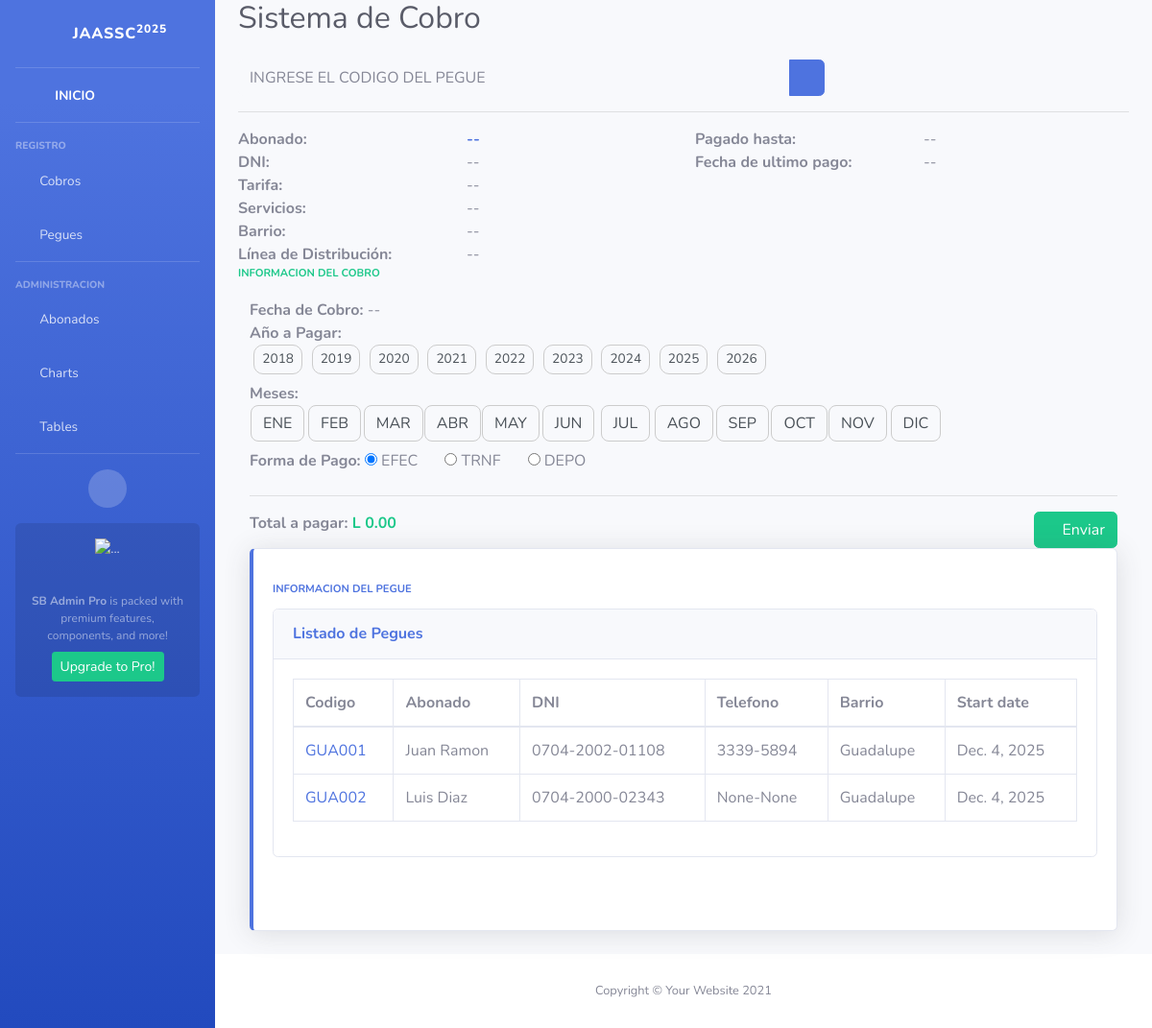
The app's page /cobros/cobro/, older data.
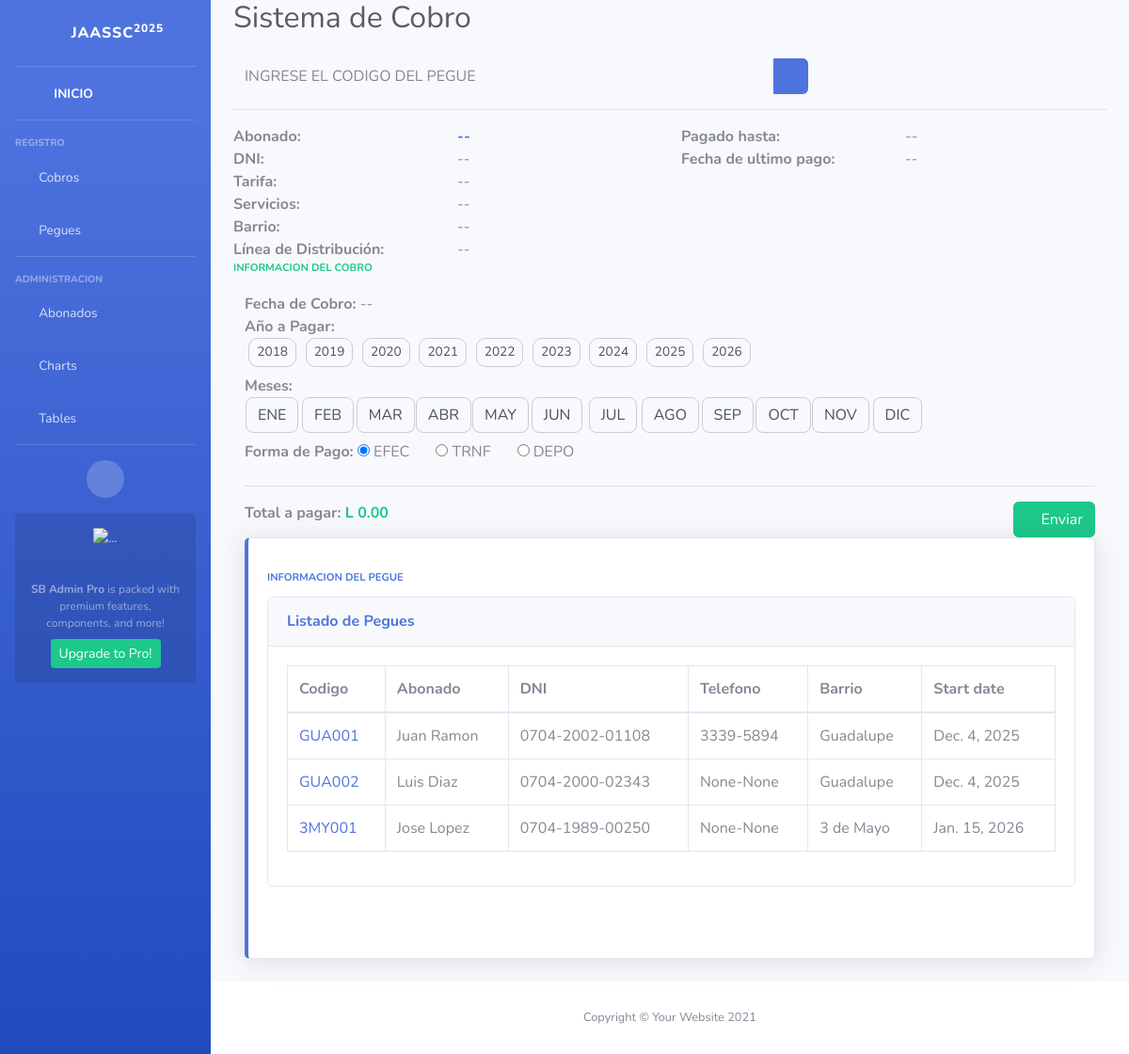
The same page, newer data.
### pegues/models.py (models this page shows, shortened)
class Pegue(models.Model):
    codigo_pegue = models.CharField(max_length=6, unique=True)
    abonado = models.ForeignKey(Abonado, on_delete=models.CASCADE, related_name="pegues")
    barrio = models.ForeignKey(Barrio, on_delete=models.PROTECT, related_name="abonados")
    linea_distribucion = models.ForeignKey(LineaDistribucion,on_delete=models.PROTECT, related_name="abonados", blank=True, null=True)
    estado = models.CharField(choices=[('HAB', 'Habilitada'), ('INH', 'Inhabilitada'), ('CRT', 'Cortada')], max_length=10, default='HAB')
    tipo = models.CharField(choices=[('VIV', 'Vivienda'), ('COR', 'Corral'), ('SOL', 'Solar'), ('COM', 'Comercio')], max_length=10, default='VIV')
    servicios = models.ManyToManyField(Servicio, related_name="abonados")
    fecha_instalacion = models.DateField(auto_now_add=True)

### abonados/models.py (models this page shows, shortened)
class Abonado(models.Model):
    nombre = models.CharField(max_length=100)
    dni = models.CharField(max_length=13, unique=True, blank=True, null=True, default="")
    telefono = models.CharField(max_length=8, blank=True, null=True)

### barrios/models.py (models this page shows, shortened)
class Barrio(models.Model):
    nombre = models.CharField(max_length=100, unique=True)
    descripcion = models.TextField(blank=True, null=True)
    class Meta:
        ordering = ["nombre"]

### cobros/views.py (the view)
# urls.py: path("cobro/", views.cobro, name="cobro"),
def cobro(request):
    pegues = Pegue.objects.all().select_related('abonado')
    anios = [2018, 2019, 2020, 2021, 2022, 2023, 2024, 2025, 2026]
    print(meses)
    return render(request, "cobros/cobro.html", {"anios": anios, "meses": meses, "pegues": pegues})

### cobros/templates/cobros/cobro.html (shortened to what this page needs)
{% extends "base.html" %}
{% load static %}
{% block content %}
    <div class="row">
        <div class="col-8">
            <div class="input-group">
                <input id="input-buscar-pegue" type="text"
                    class="text-uppercase form-control bg-light border-0 small"
                    placeholder="Ingrese el codigo del pegue" id="search-pegue" aria-label="Search"
                    aria-describedby="basic-addon2">
                <div class="input-group-append">
                    <button class="btn btn-primary" id="buscar-pegue" type="button">
                        <i class="fas fa-check fa-sm"></i>
                    </button>
                </div>
            </div>
        </div>
    </div>
    <hr>
    <div class="row">
        <div class="col">
            <strong>Abonado: </strong><br>
            <strong>DNI: </strong><br>
            <strong>Tarifa: </strong><br>
            <strong>Servicios: </strong><br>
            <strong>Barrio: </strong><br>
            <strong>Línea de Distribución: </strong><br>
        </div>
        <div class="col">
            <span class="font-weight-bold text-primary mb-1" id="abonado-info">--</span><br>
            <span class="mb-1" id="dni-info">--</span><br>
            <span class="mb-1" id="tarifa-info">--</span><br>
            <span class="mb-1" id="servicios-info">--</span><br>
            <span class="mb-3" id="barrio-info">--</span><br>
            <span class="mb-1"  id="linea-distribucion-info">--</span>
        </div>
        <div class="col">
            <strong>Pagado hasta: </strong><br>
            <strong>Fecha de ultimo pago: </strong><br>
        </div>
        <div class="col">
            <span class="mb-1" id="ultimo-pago-info">--</span><br>
            <span class="mb-1" id="fecha-ultimo-pago-info">--</span>
        </div>
    </div>
    <div class="row">
        <div class="col mr-2">
            <div class="text-xs font-weight-bold text-success text-uppercase mb-1">
                Informacion del Cobro
            </div>
        </div>
        <div class="col-auto">
            <i class="fas fa-dollar-sign fa-2x text-gray-300"></i>
        </div>
    </div>
    <div class="col">
        <form id="envioDatos" action="{% url "registrar_pago" %}" method="POST">
            <strong>Fecha de Cobro: </strong>
            <span class="mb-1" id="fecha-cobro-info" name="fecha-cobro-info">--</span><br>
            <strong>Año a Pagar: </strong>
            <div class="grid-container">
                {% for anio in anios %}
                <div class="grid-item">
                    <label for="{{anio}}" class="custom-radio-label">{{anio}}</label>
                </div>
                {% endfor %}
            </div>
            <strong>Meses: </strong>
            <div class="grid-container">
                {% for numero, abreviatura in meses %}
                <div class="grid-item">
                    <label for="{{numero}}" class="custom-checkbox-label">{{abreviatura}}</label>
                </div>
                {% endfor %}
            </div>
            <strong>Forma de Pago: </strong>
            <input type="radio" name="forma-cobro" id="EFEC" value="EFEC" checked required>
            <label class="mr-4" for="EFEC">EFEC</label>
            <input type="radio" name="forma-cobro" id="TRNF" value="TRNF" required>
            <label class="mr-4" for="TRNF">TRNF</label>
            <input type="radio" name="forma-cobro" id="DEPO" value="DEPO" required>
            <label for="DEPO">DEPO</label>
            <hr>
            <div class="row">
                <div class="col text-left mr-2">
                    <strong>Total a pagar: </strong>
                    <span class="font-weight-bold text-xl text-success mb-1" id="display-total-pagar">L 0.00</span>
                </div>
                <div class="col text-right">
                    <button class="btn btn-success" type="submit"><spam class="fa fa-check"></spam> Enviar </button>
                </div>
            </div>
        </form>
    </div>
    <div class="col-xl col-md-12 mb-4">
        <div class="card border-left-primary shadow h-100 py-2">
            <div class="card-body">
                <div class="row no-gutters align-items-center">
                    <div class="col mr-2">
                        <div class="text-xs font-weight-bold text-primary text-uppercase mb-1">
                            Informacion del Pegue</div>
                    </div>
                    <div class="col-auto">
                        <i class="fas fa-faucet fa-2x text-gray-300"></i>
                    </div>
                </div>
                <div class="card  mb-4">
                    <div class="card-header py-3">
                        <h6 class="m-0 font-weight-bold text-primary">Listado de Pegues</h6>
                    </div>
                    <div class="card-body">
                        <div class="table-responsive">
                            <table class="table table-bordered" id="dataTable" cellspacing="0">
                                <thead>
                                    <tr>
                                        <th>Codigo</th>
                                        <th>Abonado</th>
                                        <th>DNI</th>
                                        <th>Telefono</th>
                                        <th>Barrio</th>
                                        <th>Start date</th>
                                    </tr>
                                </thead>
                                <tbody>
                                    {% for a in pegues %}
                                    <tr>
                                        <td >
                                            <a href="#" class="link_abonado" id="{{a.codigo_pegue}}">{{ a.codigo_pegue }}</a>
                                        </td>
                                        <td>{{ a.abonado.nombre }}</td>
                                        <td>{{ a.abonado.dni|slice:":4"}}-{{ a.abonado.dni|slice:"4:8"|default:"vacio" }}-{{a.abonado.dni|slice:"8:" }}</td>
                                        <td>{{ a.abonado.telefono|slice:":4" }}-{{a.abonado.telefono|slice:"4:8"}}</td>
                                        <td>{{ a.barrio.nombre }}</td>
                                        <td>{{ a.fecha_instalacion }}</td>
                                    </tr>
                                    {% endfor %}
                                </tbody>
                            </table>
                        </div>
                    </div>
                </div><br>
            </div>
        </div>
    </div>
{% endblock %}

### managejaasc/templates/base.html (shortened to what this page needs)
{% load static %}
<!DOCTYPE html>
<html lang="en">
<head>
    <link href="{% static 'vendor/fontawesome-free/css/all.min.css' %}" rel="stylesheet" />
    <link href="{% static 'css/sb-admin-2.min.css' %}" rel="stylesheet" />
    <link href="{% static 'css/custom-styles.css' %}" rel="stylesheet" />
</head>
<body id="page-top">
        <div id="wrapper">
            <ul class=" navbar-nav bg-gradient-primary sidebar sidebar-dark accordion" id="accordionSidebar">
                <a class="sidebar-brand d-flex align-items-center justify-content-center" href="index.html">
                    <div class="sidebar-brand-icon rotate-n-15">
                        <i class="fas fa-faucet"></i>
                    </div>
                    <div class="sidebar-brand-text mx-3">JAASSC<sup>2025</sup></div>
                </a>
                <hr class="sidebar-divider my-0" />
                <li class="ml-3 nav-item active">
                    <a class="nav-link" href="{% url 'index' %}">
                        <i class="fas fa-fw fa-home"></i>
                        <span>INICIO</span></a>
                </li>
                <hr class="sidebar-divider" />
                <div class="sidebar-heading">Registro</div>
                <li class="nav-item">
                    <a class="nav-link collapsed" href="#" data-toggle="collapse" data-target="#collapseTwo"
                        aria-expanded="true" aria-controls="collapseTwo">
                        <i class="fas fa-fw fa-dollar-sign"></i>
                        <span>Cobros</span>
                    </a>
                </li>
                <li class="nav-item">
                    <a class="nav-link collapsed" href="#" data-toggle="collapse" data-target="#collapseUtilities"
                        aria-expanded="true" aria-controls="collapseUtilities">
                        <i class="fas fa-fw fa-faucet"></i>
                        <span>Pegues</span>
                    </a>
                </li>
                <hr class="sidebar-divider" />
                <div class="sidebar-heading">Administracion</div>
                <li class="nav-item">
                    <a class="nav-link collapsed" href="#" data-toggle="collapse" data-target="#collapsePages"
                        aria-expanded="true" aria-controls="collapsePages">
                        <i class="fas fa-fw fa-user"></i>
                        <span>Abonados</span>
                    </a>
                </li>
                <li class="nav-item">
                    <a class="nav-link" href="charts.html">
                        <i class="fas fa-fw fa-chart-area"></i>
                        <span>Charts</span></a>
                </li>
                <li class="nav-item">
                    <a class="nav-link" href="tables.html">
                        <i class="fas fa-fw fa-table"></i>
                        <span>Tables</span></a>
                </li>
                <hr class="sidebar-divider d-none d-md-block" />
                <div class="text-center d-none d-md-inline">
                    <button class="rounded-circle border-0" id="sidebarToggle"></button>
                </div>
                <div class="sidebar-card d-none d-lg-flex">
                    <img class="sidebar-card-illustration mb-2" src="" alt="..." />
                    <p class="text-center mb-2">
                        <strong>SB Admin Pro</strong> is packed with premium features,
                        components, and more!
                    </p>
                    <a class="btn btn-success btn-sm" href="https://startbootstrap.com/theme/sb-admin-pro">Upgrade to
                        Pro!</a>
                </div>
            </ul>
            <div id="content-wrapper" class="d-flex flex-column">
                <div id="content">
                    <div class="container">
                        <div class="d-sm-flex align-items-center justify-content-between mb-4">
                            <h1 class="h2 mb-0 text-gray-800">
                            </h1>
                        </div>
                        {% block content %} {% endblock %}
                    </div>
                </div>
                <footer class="sticky-footer bg-white">
                    <div class="container my-auto">
                        <div class="copyright text-center my-auto">
                            <span>Copyright &copy; Your Website 2021</span>
                        </div>
                    </div>
                </footer>
            </div>
        </div>
</body>
</html>

### static/css/custom-styles.css (style rules this page uses)
@media (min-width: 992px) { .table-responsive { overflow-x: visible !important; overflow: visible !important; } }
.custom-radio-label { display: inline-block; padding: 4px 8px; border: 1px solid #ccc; border-radius: 10px; cursor: pointer; background-color: #f8f9fc; color: #495057; transition: all 0.2s ease; user-select: none; font-size: 0.85rem; }
.custom-checkbox-label { display: inline-block; padding: 6px 12px; border: 1px solid #ccc; border-radius: 8px; cursor: pointer; background-color: #f8f9fc; color: #495057; transition: all 0.2s ease; user-select: none; white-space: nowrap; }

### cobros/templates/cobros/cobro.html (style rules this page uses)
.grid-container { display: grid; grid-template-columns: repeat(12, 1fr); gap: 1px; width: 80%; }
.grid-item { text-align: center; align-items: right; gap: 1px; }

Row changes from the older to the newer data that the page shows:
added Pegue: codigo_pegue "3MY001", abonado.nombre "Jose Lopez", abonado.dni "0704", abonado.dni "1989", abonado.dni "00250", abonado.telefono "None", barrio.nombre "3 de Mayo", fecha_instalacion "Jan. 15, 2026"
